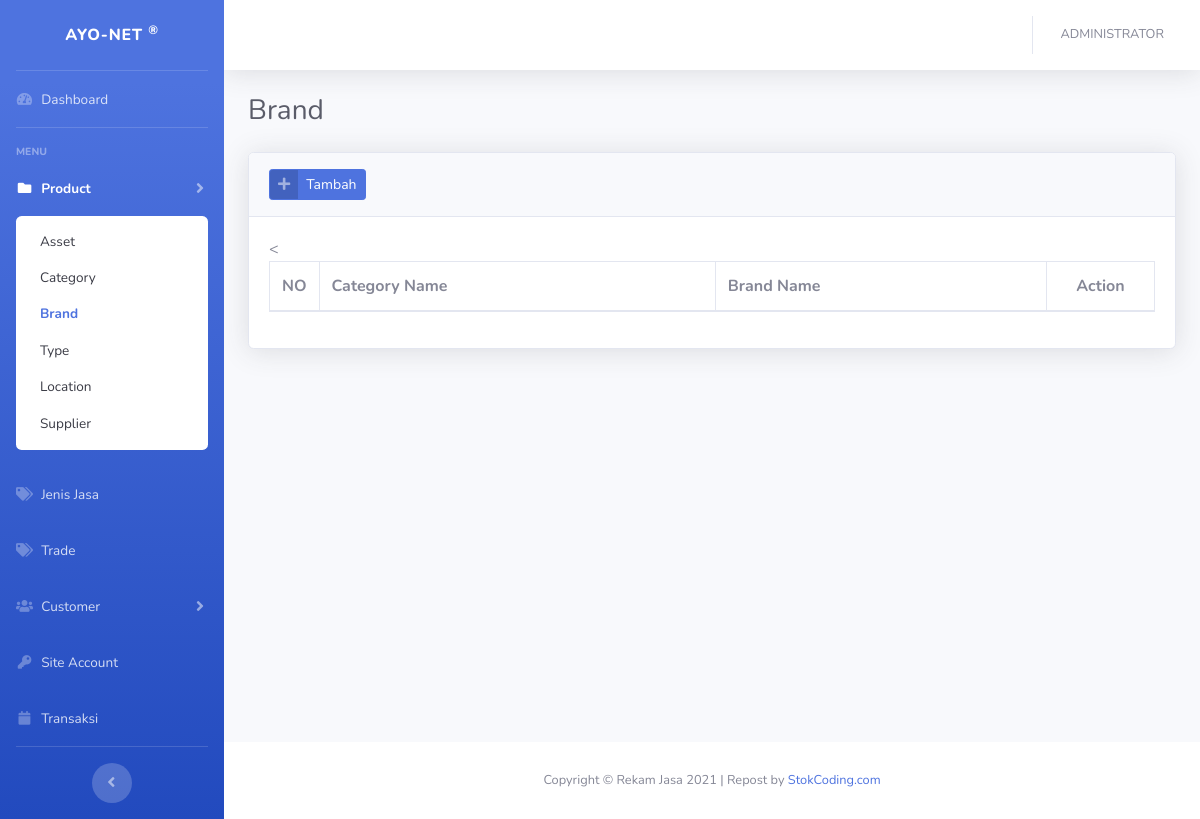
The app's page /?brand (signed in), older data.
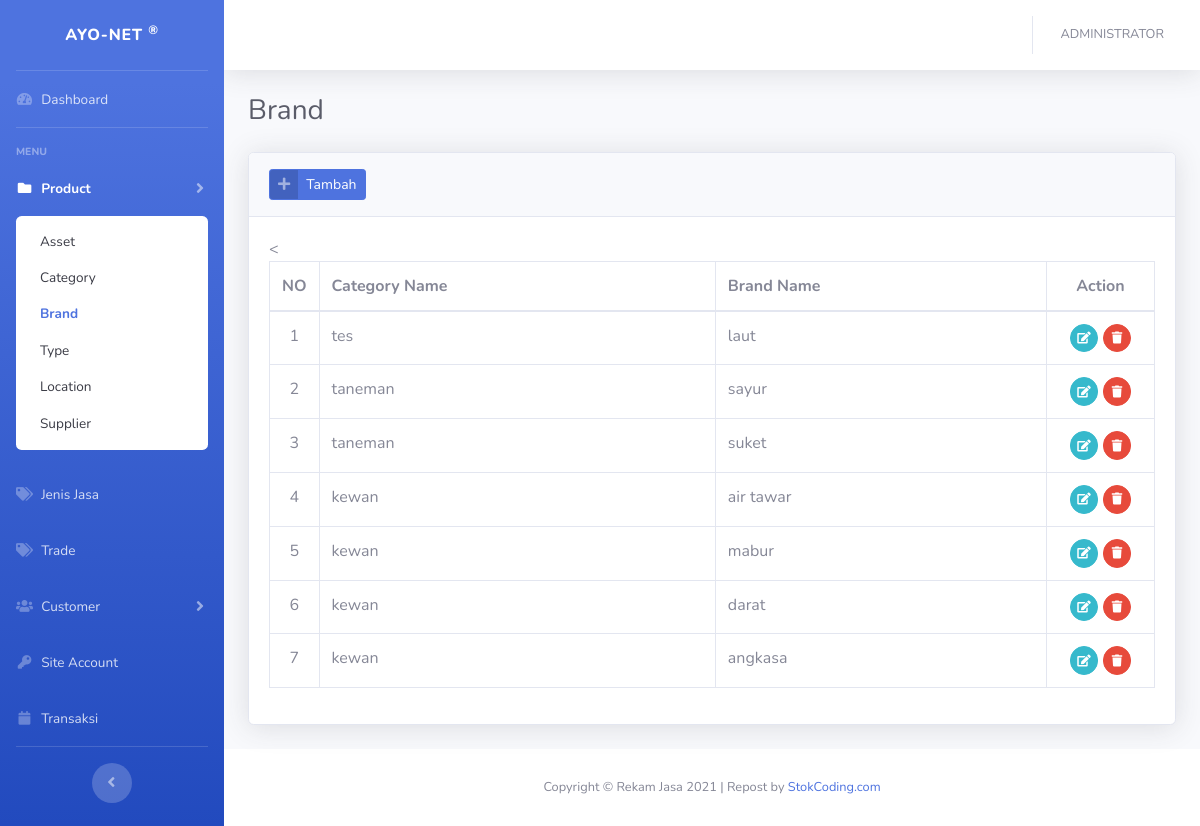
The same page, newer data.
### tables this page shows
CREATE TABLE `brand` (
  `idbrand` int(11) NOT NULL,
  `namabrand` varchar(50) NOT NULL,
  `brand_no` varchar(50) NOT NULL,
  `idcat` int(11) NOT NULL,
  `data_status` enum('Enable','Disable') NOT NULL
);

CREATE TABLE `category` (
  `idcat` int(11) NOT NULL,
  `namacat` varchar(50) NOT NULL,
  `cat_no` varchar(50) NOT NULL,
  `data_status` enum('Enable','Disable') NOT NULL
);

### config/function.php (called while the page is built, shortened)
<?php
function encrypt($str) {
return base64_encode($str);
}
function base_url(){
    $base_url= ((isset($_SERVER['HTTPS']) && $_SERVER['HTTPS'] == "on") ? "https" : "http");
    $base_url.= "://".$_SERVER['HTTP_HOST'];
    $base_url.= str_replace(basename($_SERVER['SCRIPT_NAME']),"",$_SERVER['SCRIPT_NAME']);
    return $base_url;
}
?>

### views/produk/brand.php (the view, shortened to what this page needs)
<div class="container-fluid">
    <div class="d-sm-flex align-items-center justify-content-between mb-4">
        <h1 class="h3 mb-0 text-gray-800">Brand</h1>
    </div>
    <div class="card shadow mb-4">
        <div class="card-header py-3">
            <a href="#" class="btn btn-primary btn-icon-split btn-sm" data-toggle="modal" data-target="#transaksiModal"
                onclick="submit('add')">
                <span class="icon text-white-50">
                    <i class="fas fa-plus"></i>
                </span>
                <span class="text">Tambah</span>
            </a>
        </div>
        <div class="card-body">
            <div class="table-responsive">
                <table class="table table-bordered table-hover" id="dataTable" width="100%" cellspacing="0">
                    <thead>
                        <tr>
                            <th width="20">NO</th>
                            <th>Category Name</th>
                            <th>Brand Name</th>
                            <<th width="1%"><center>&nbsp;&nbsp;&nbsp;&nbsp;Action&nbsp;&nbsp;&nbsp;&nbsp;</center></th>
                        </tr>
                    </thead>
                    <tbody>
                        <?php
                        $n=1;
                        $query = mysqli_query($con,"SELECT * FROM brand x, category x1 WHERE x.idcat=x1.idcat and x.data_status='Enable' ORDER BY x1.cat_no DESC") or die(mysqli_error($con));
                        while($row = mysqli_fetch_array($query)):
                        ?>
                        <tr>
                        <td><center><?= $n++; ?></center></td>
                            <td><?= $row['namacat']; ?></td>
                            <td><?= $row['namabrand']; ?></td>
                            <td><center>
                                <a href="#transaksiModal" data-toggle="modal"
                                    onclick="submit(<?=$row['idbrand'];?>)" class="btn btn-sm btn-circle btn-info"
                                    data-toggle="tooltip" data-placement="top" title="Ubah Data"><i
                                        class="fas fa-edit"></i></a>
                                <a href="<?=base_url();?>process/brand.php?act=<?=encrypt('delete');?>&idbrand=<?=encrypt($row['idbrand']);?>"
                                    class="btn btn-sm btn-circle btn-danger btn-hapus" data-toggle="tooltip"
                                    data-placement="top" title="Hapus Data"><i class="fas fa-trash"></i></a></center>
                            </td>
                        </tr>
                        <?php endwhile; ?>
                    </tbody>
                </table>
            </div>
        </div>
    </div>
</div>

Row changes from the older to the newer data that the page shows:
now on this page (row edited): brand: idcat.namacat "tes", namabrand "laut"
now on this page (row edited): brand: idcat.namacat "taneman", namabrand "sayur"
now on this page (row edited): brand: idcat.namacat "taneman", namabrand "suket"
now on this page (row edited): brand: idcat.namacat "kewan", namabrand "air tawar"
now on this page (row edited): brand: idcat.namacat "kewan", namabrand "mabur"
now on this page (row edited): brand: idcat.namacat "kewan", namabrand "darat"
now on this page (row edited): brand: idcat.namacat "kewan", namabrand "angkasa"
